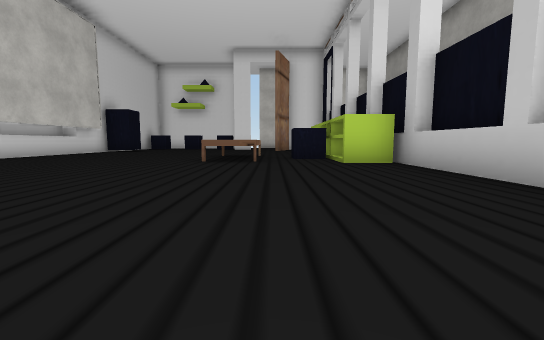
[1] (above)

16 first-person views from a walk through a Unity game level. The camera is 0.21 m above the floor, tilts 6° down and sees 90° across. The floor is counted in squares, 0.5 m on a side. Each view is taken from the middle of a square. On the plan, view 1 faces up. The plan holds only what a view shows up to about 9 squares ahead; the rest is blank. The player character is not drawn. Some surface patterns are stand-ins.

[2]
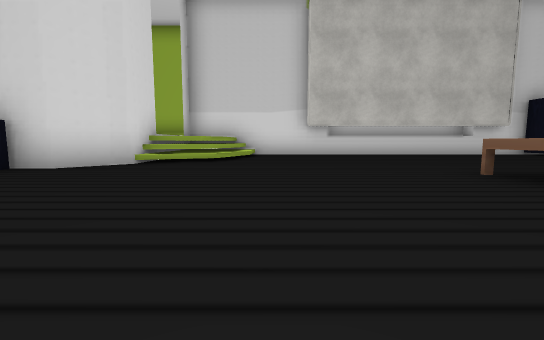

[3]
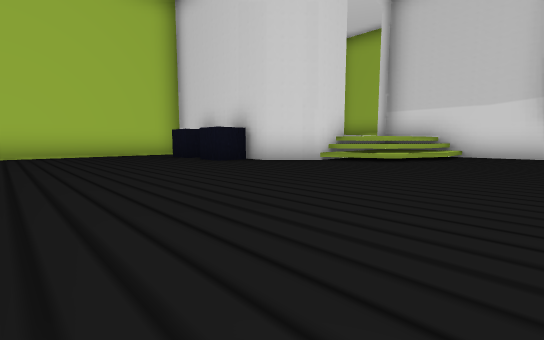

[4]
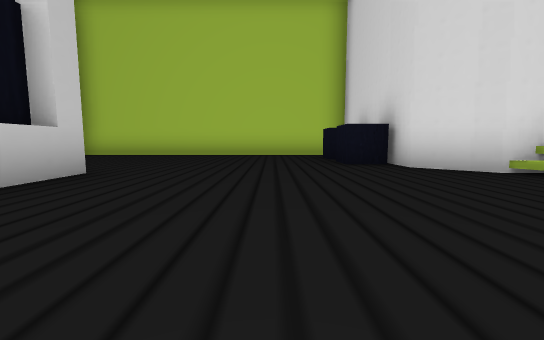

[5]
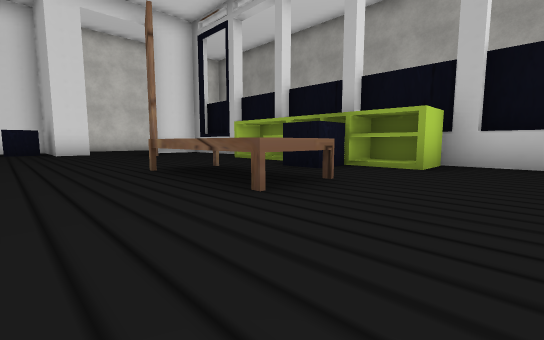

[6]
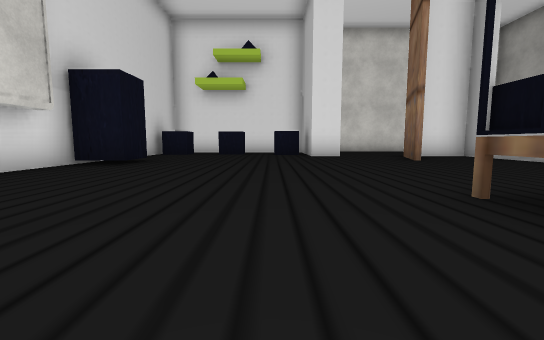

[7]
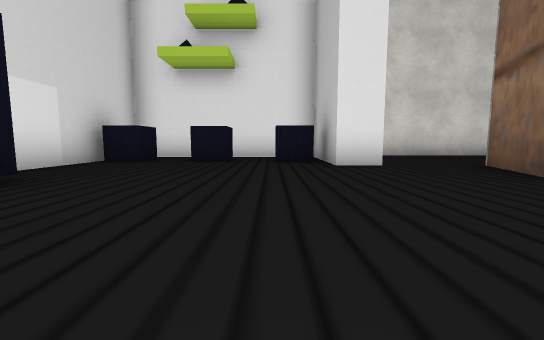

[8]
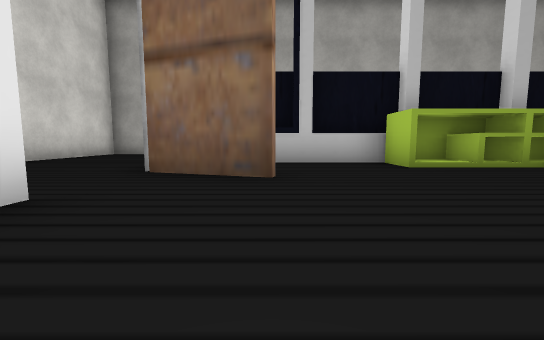

[9]
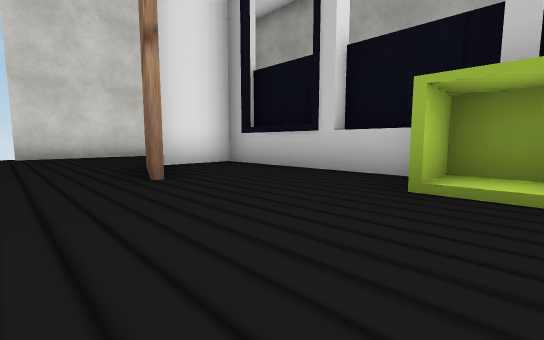

[10]
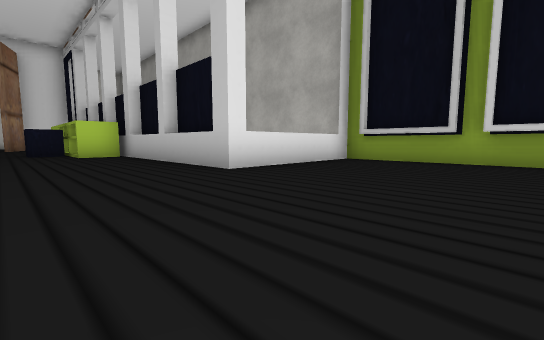

[11]
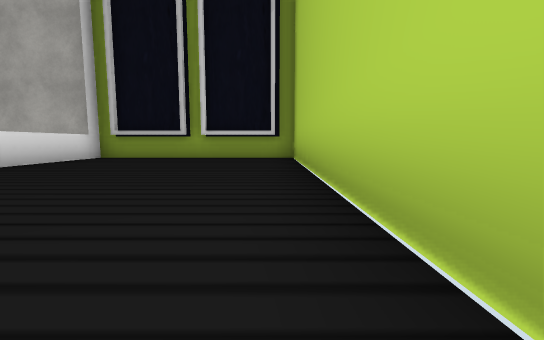

[12]
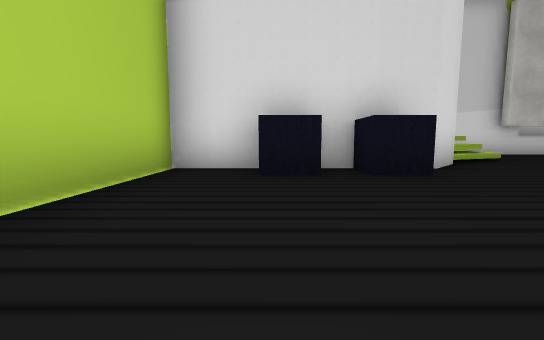

[13]
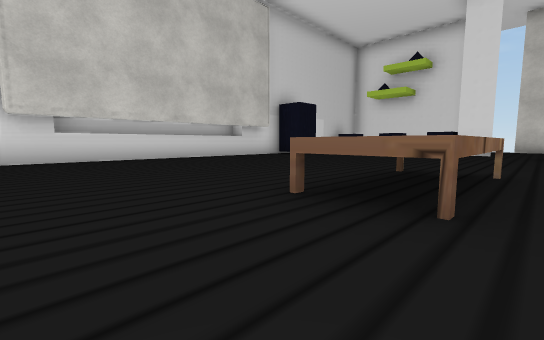

[14]
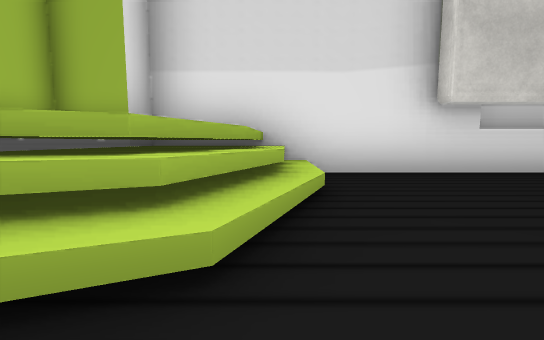

[15]
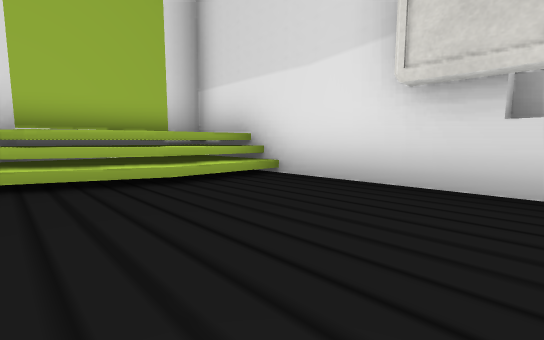

[16]
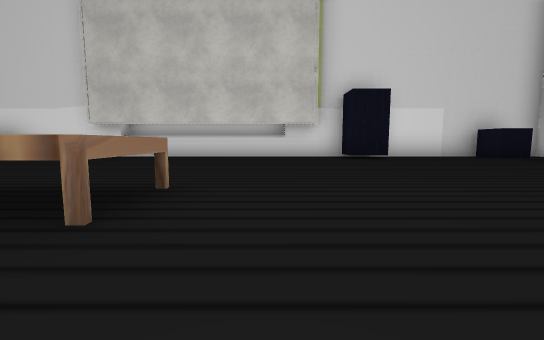

### Floor plan
Key: @ floor where view 1 was taken; # wall or solid block; x gap in a wall; . floor; = window, fence, low wall or low ledge; ^ raised ledge; P pillar.
Columns run from 7 left of view 1 to 6 right of it. Each row starts with its distance up from view 1.
 17       ########
 16 ##  ##.......#
 15 ######......
 14 #....#x ###
 13 #......##.#
 12 PP.....#..#
 11 PP........#
 10 #........##
  9 #........#
  8 #.....^#.#
  7 #.....^###
  6 #.....^#.#^
  5 #........##
  4 #.........#
  3 #.........#  #
  2 #^^=......#  #
  1 #^^==.....#  #
  0 ^^^^^#.@..####
 -1      #.......#
 -2      #.......#
 -3      #.......#
 -4      #.......#
 -5      #########

Positions as (right, up) in squares from view 1, and headings:
1: (0, 0), facing up
2: (2, 3), facing left
3: (2, 4), facing down-left
4: (0, 4), facing down
5: (-3, 4), facing up-right
6: (-3, 6), facing up
7: (-3, 9), facing up
8: (-3, 12), facing right
9: (-1, 9), facing up-right
10: (0, -3), facing up-right
11: (-1, -4), facing right
12: (2, -3), facing left
13: (0, 4), facing up-left
14: (-3, 2), facing left
15: (-4, 5), facing down-left
16: (1, 9), facing left
